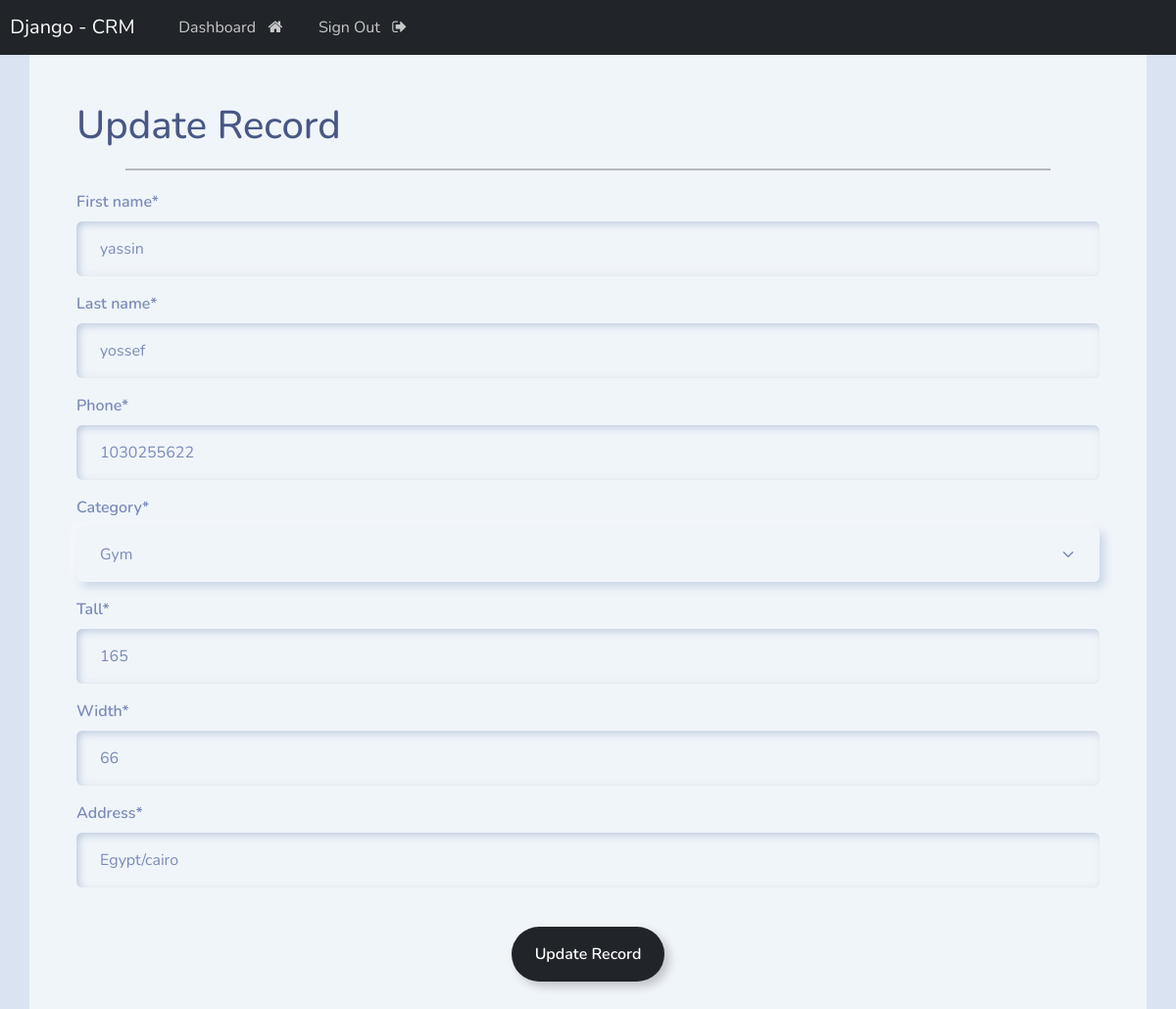
Screenshot of /update/8/ (signed in) with the database file from the repository.
### webapp/models.py (models this page shows, shortened)
class Record(models.Model):
    first_name=models.CharField(max_length=250)
    last_name=models.CharField(max_length=250)
    phone=models.IntegerField()
    tall=models.IntegerField()
    width=models.IntegerField()
    address=models.CharField(max_length=500)
    create_at=models.DateField(auto_now_add=True)
    category=models.ForeignKey(Category,on_delete=models.CASCADE)
    class Meta:
        ordering=['-id']

### webapp/views.py (the view)
# urls.py: path('update/<int:record_id>/',views.update_record,name="update_record"),
@login_required(login_url='login')
def update_record(request,record_id):
    record=get_object_or_404(Record,id=record_id)
    form=UpdateRecordForm(instance=record)
    if request.method=='POST':
        form=UpdateRecordForm(request.POST,instance=record)
        if form.is_valid():
            form.save()
            messages.success(request,'Record is Update.')
            return redirect('dashboard')
    context={'form':form}
    return render(request,'web/update-record.html',context)

### webapp/forms.py
class UpdateRecordForm(forms.ModelForm):
    class Meta:
        model=Record
        fields=['first_name','last_name','phone','category','tall','width','address']

### webapp/models.py (called while the page is built)
    def __str__(self):
        return self.name

### templates/web/update-record.html (shortened to what this page needs)
{% extends 'base.html' %}
{% load crispy_forms_tags %}
{% block content %}
<div class="container bg-light shadow-md p-5 form-layout">
    <h1>Update Record</h1>
    <hr style="border:1px solid #000;margin: 20px 50px;">
    <form method="post",autocomplete="off">
        {{ form|crispy }}
        <div class="text-center">
            <br>
            <button type="submit" class="btn btn-outline-dark">Update Record</button>
        </div>
    </form>
</div>
{% endblock %}

### rows the page displays
Record: first_name "yassin", last_name "yossef", phone "1030255622", category "Gym", tall "165", width "66", address "Egypt/cairo"
